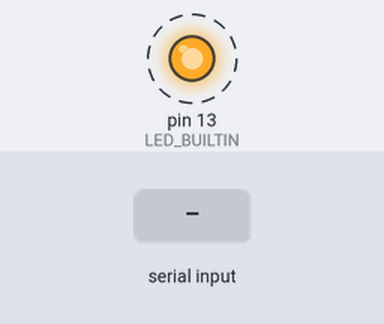
Bench run of a sketch on a simulated Arduino Mega 2560, built with avr-gcc and run on an emulated ATmega2560. On the bench: output pins drawn as LEDs (lit = HIGH). Dashed ring = blinking. The inputs (shaded band) are chosen by the test bench. What the sketch prints to the serial monitor is not drawn.

Above: at 1.2 s.
1.3 s: "1" received over the second serial link
Timing chart, 0 to 9.5 s (numbered marks = the images above; inputs shaded):
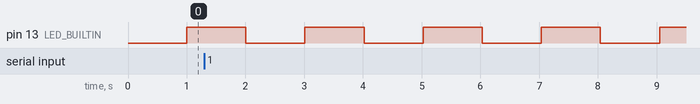

The sketch:

echo_example.ino
```cpp
/* ----------------------------------------------------------------------
 *  Ejemplo echo.ino
 *    Este ejemplo muestra como utilizar el puerto serie uart (Serial1)
 *    para comunicarse con otro dispositivo.
 *
 *  Asignatura (GII-IC)
 * ----------------------------------------------------------------------
 */

constexpr const uint32_t serial_monitor_bauds=115200;
constexpr const uint32_t serial1_bauds=9600;

constexpr const uint32_t pseudo_period_ms=1000;

uint8_t led_state=LOW;

void setup()
{
  // Configuración del LED incluido en placa
  // Inicialmente apagado
  pinMode(LED_BUILTIN,OUTPUT);
  digitalWrite(LED_BUILTIN,led_state); led_state=(led_state+1)&0x01;

  // Inicialización del puerto para el serial monitor
  Serial.begin(serial_monitor_bauds);
  while (!Serial);

  // Inicialización del puerto de comunicaciones con el otro dispositivo MKR
  Serial1.begin(serial1_bauds);
}

void loop()
{
  Serial.println("******************** echo example *********************");

  uint32_t last_ms=millis();
  while(millis()-last_ms<pseudo_period_ms)
  {
    if(Serial1.available()>0)
    {
      uint8_t data=Serial1.read();
      Serial.print("<-- received: "); Serial.println(static_cast<int>(data));
      Serial.print("--> sending back: "); Serial.println(static_cast<int>(data));
      Serial1.write(data);
      break;
    }
  }

  if(millis()-last_ms<pseudo_period_ms) delay(pseudo_period_ms-(millis()-last_ms));
  else Serial.println("<-- received: TIMEOUT!!");

  Serial.println("*******************************************************");

  digitalWrite(LED_BUILTIN,led_state); led_state=(led_state+1)&0x01;
}
```

Measured:
- by itself, pin 13 (LED_BUILTIN): alternates HIGH for 1.0 s and LOW for 1.0 s
